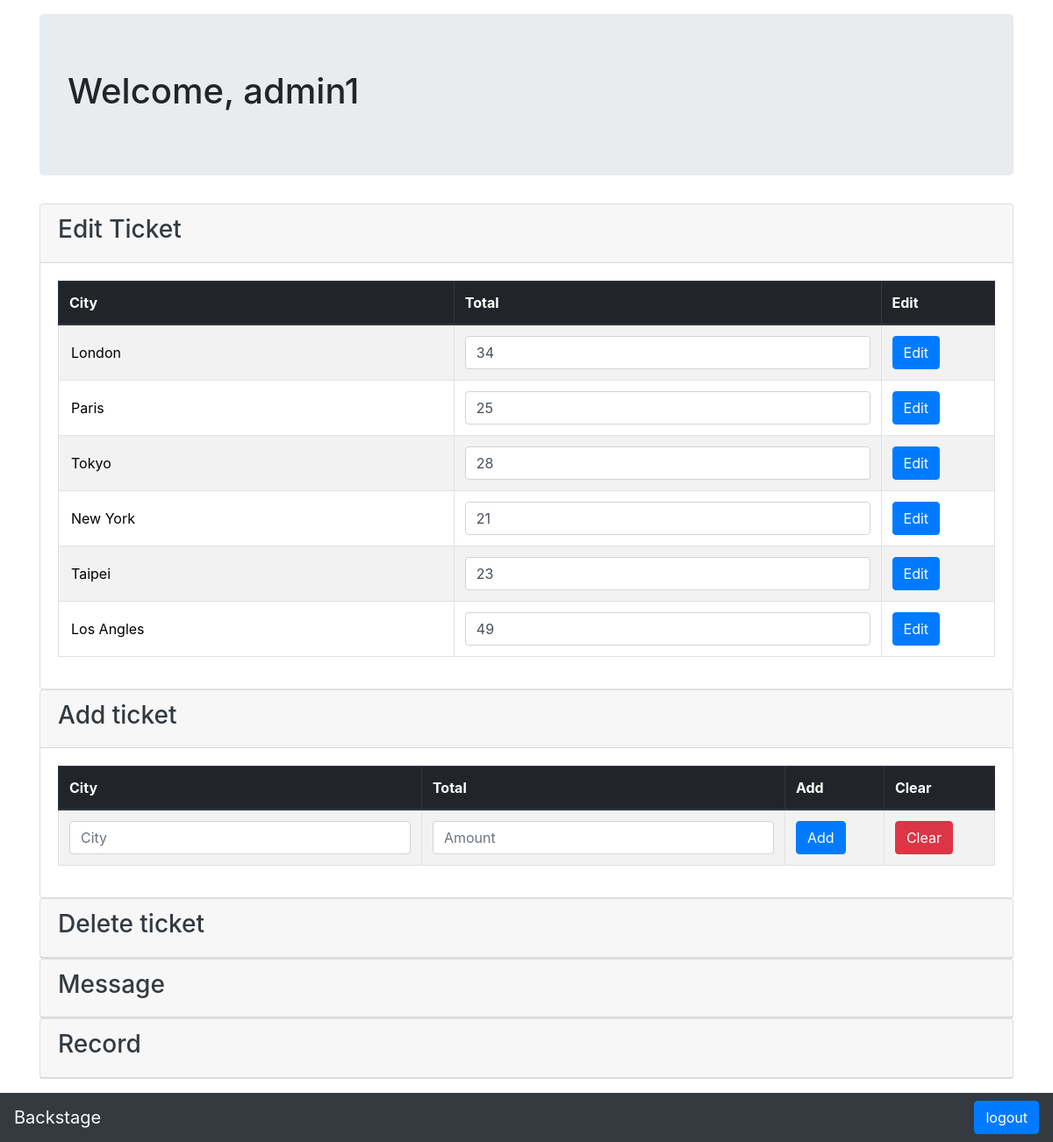
The page /backstage.php (signed in) on the database its author committed.
### tables this page shows
CREATE TABLE `ticket` (
  `ticket_id` int(20) NOT NULL,
  `destination` char(20) NOT NULL,
  `quantity` int(100) NOT NULL,
  `sale` int(100) NOT NULL
);

### backstage.php (the view, shortened to what this page needs)
<?php
    include "connection.php";
    $sqlgetticket = "SELECT * FROM ticket ORDER BY ticket_id";
    $resultforedit = mysqli_query($conn, $sqlgetticket);
    if(isset($_SESSION['admin_account'])){
    echo
    '<!DOCTYPE html>
    <html lang="en">
    <head>
        <meta charset="UTF-8">
        <meta name="viewport" content="width=device-width, initial-scale=1.0">
        <meta http-equiv="X-UA-Compatible" content="ie=edge">
        <title>Backstage</title>
        <link rel="stylesheet" href="https://maxcdn.bootstrapcdn.com/bootstrap/4.0.0-beta.2/css/bootstrap.min.css"
>
    </head>
    <body>
        <main>
            <div class="container">
                <div class="jumbotron mt-3">
                    <h1>Welcome, ';
                        echo $_SESSION["admin_account"];
                echo'
                </h1>
                </div>
                <div>
                    <div id="accordion" role="tablist">
                        <div class="card">
                            <div class="card-header" role="tab" id="headingOne">
                                <h5 class="mb-0">
                                    <a data-toggle="collapse" href="#edit" aria-expanded="true" aria-controls="collapseOne" >
                                        <h3 class="text-dark">Edit Ticket</h3>
                                    </a>
                                </h5>
                            </div>
                            <div id="edit" class="collapse show" role="tabpanel" aria-labelledby="headingOne" data-parent="#accordion">
                                <div class="card-body">
                                        <table class="table table-striped table-hover table-bordered">
                                            <thead class="thead-dark">
                                                <tr>
                                                    <th scope="col">City</th>
                                                    <th scope="col">Total</th>
                                                    <th scope="col">Edit</th>
                                                </tr>
                                            </thead>
                                            <tbody>';
                                                while($row = mysqli_fetch_array($resultforedit)){
                                                $total = $row['quantity'];
                                                $Des = $row['destination'];
                                                $edit_id = $row['ticket_id'];
                                                echo'<tr>
                                                <form action="update.php" method="POST">
                                                <th>
                                                    <input type="text" name="destination" readonly class="form-control-plaintext" value="' .$Des .'">
                                                </th>
                                                <td>
                                                    <input type="number" name="quantity" class="form-control" value="' .$total .'">
                                                </td>
                                                <td>
                                                    <button type="submit" class="btn btn-primary" name="edit_id" value="' .$edit_id .'">Edit</button>
                                                </td>
                                                </form>
                                                </tr>';
                                            }
                                            echo '
                                            </tbody>
                                        </table>
                                </div>
                            </div>
                        </div>
                        <div class="card">
                            <div class="card-header" role="tab" id="headingTwo">
                                <h5 class="mb-0">
                                    <a data-toggle="collapse" href="#add" aria-expanded="true" aria-controls="collapseOne" >
                                        <h3 class="text-dark">Add ticket</h3>
                                    </a>
                                </h5>
                            </div>
                            <div id="add" class="collapse show" role="tabpanel" aria-labelledby="headingTwo" data-parent="#accordion">
                                <div class="card-body">
                                    <form action="add.php" method="POST">
                                        <table class="table table-striped table-hover table-bordered">
                                            <thead class="thead-dark">
                                                <tr>
                                                <th scope="col">City</th>
                                                <th scope="col">Total</th>
                                                <th scope="col">Add</th>
                                                <th scope="col">Clear</th>
                                                </tr>
                                            </thead>
                                            <tbody>
                                                <tr>
                                                    <th scope="row">
                                                        <input type="text" name="destination" class="form-control" placeholder="City">
                                                    </th>
                                                    <td>
                                                        <input type="number" name="total" class="form-control" placeholder="Amount">
                                                    </td>
                                                    <td>
                                                       <button type="submit" class="btn btn-primary">Add</button>
                                                    </td>
                                                    <td>
                                                        <button type="reset" class="btn btn-danger">Clear</button>
                                                    </td>
                                                </tr>
                                            </tbody>
                                        </table>
                                    </form>
                                </div>
                            </div>
                        </div>
                        <div class="card">
                            <div class="card-header" role="tab" id="headingThree">
                                <h5 class="mb-0">
                                    <a class="collapsed" data-toggle="collapse" href="#delete" aria-expanded="false" aria-controls="collapseThree">
                                        <h3 class="text-dark">Delete ticket</h3>
                                    </a>
                                </h5>
                            </div>
                            <div id="delete" class="collapse" role="tabpanel" aria-labelledby="headingThree" data-parent="#accordion">
                                <div class="card-body">
                                    <div id="delete" class="collapse show" role="tabpanel" aria-labelledby="headingThree" data-parent="#accordion">
                                        <div class="card-body">
                                            <table class="table table-striped table-hover table-bordered">
                                                <tbody>';
                                                    echo '
                                                </tbody>
                                            </table>
                                        </div>
                                    </div>
                                </div>
                            </div>
                        </div>
                        <div class="card">
                            <div class="card-header" role="tab" id="headingFour">
                                <h5 class="mb-0">
                                    <a class="collapsed" data-toggle="collapse" href="#Message" aria-expanded="false" aria-controls="collapseFour">
                                        <h3 class="text-dark">Message</h3>
                                    </a>
                                </h5>
                            </div>
                            <div id="Message" class="collapse" role="tabpanel" aria-labelledby="headingFour" data-parent="#accordion">
                                <div class="card-body">
                                    <div id="message" class="collapse show" role="tabpanel" aria-labelledby="headingFour" data-parent="#accordion">
                                        <div class="card-body">
                                            <table class="table table-striped table-hover table-bordered" id="message">
                                                <thead class="thead-dark">
                                                    <tr>
                                                    <th scope="col-md-3">From</th>
                                                    <th scope="col-md-6">Content</th>
                                                    <th scope="col-md-3">Replied</th>
                                                    </tr>
                                                </thead>
                                                <tbody>';
                                               echo '</tbody>
                                            </table>
                                        </div>
                                    </div>
                                </div>
                            </div>
                        </div>
                        <div class="card">
                            <div class="card-header" role="tab" id="headingFive">
                                <h5 class="mb-0">
                                    <a class="collapsed" data-toggle="collapse" href="#record" aria-expanded="false" aria-controls="collapseFive">
                                        <h3 class="text-dark">Record</h3>
                                    </a>
                                </h5>
                            </div>
                            <div id="record" class="collapse" role="tabpanel" aria-labelledby="headingFour" data-parent="#accordion">
                                <div class="card-body">
                                    <div id="record" class="collapse show" role="tabpanel" aria-labelledby="headingFive" data-parent="#accordion">
                                        <div class="card-body">
                                            <table class="table table-striped table-hover table-bordered" id="message">
                                                <thead class="thead-dark">
                                                    <tr>
                                                    <th scope="col-md-3">Buyer</th>
                                                    <th scope="col-md-6">Destination</th>
                                                    <th scope="col-md-3">Amount</th>
                                                    </tr>
                                                </thead>
                                                <tbody>';
                                           echo '</tbody>
                                        </table>
                                    </div>
                                </div>
                            </div>
                        </div>
                    </div>
                </div>
        </main>
        <br>
        <br>
        <br>
        <footer>
            <nav class="navbar fixed-bottom navbar-dark bg-dark">
                <a class="navbar-brand text-light">Backstage</a>
                <form action="logout.php" method="POST">
                    <input class="btn btn-primary" type="submit" value="logout">
                </form>
            </nav>
        </footer>
        <script src="https://code.jquery.com/jquery-3.2.1.slim.min.js"
></script>
        <script src="https://cdnjs.cloudflare.com/ajax/libs/popper.js/1.12.3/umd/popper.min.js"
></script>
        <script src="https://maxcdn.bootstrapcdn.com/bootstrap/4.0.0-beta.2/js/bootstrap.min.js"
></script>
    </body>
    </html>';
    }else{
        echo "<script>alert('You are not administrator');</script>";
        header("Refresh: 0; url=Index.php" );
        session_destroy();
        }
?>

### rows shown on the page
ticket: destination "London", quantity "34", $edit_id 1 (drawn)
ticket: destination "Paris", quantity "25", $edit_id 2 (drawn)
ticket: destination "Tokyo", quantity "28", $edit_id 3 (drawn)
ticket: destination "New York", quantity "21", $edit_id 4 (drawn)
ticket: destination "Taipei", quantity "23", $edit_id 10 (drawn)
ticket: destination "Los Angles", quantity "49", $edit_id 11 (drawn)

### other values the page prints
$_SESSION["admin_account"] "admin1"
